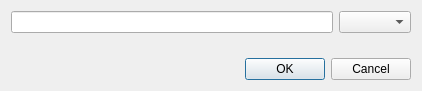
<?xml version="1.0" encoding="UTF-8"?>
<ui version="4.0">
 <class>CreateProperty</class>
 <widget class="QDialog" name="CreateProperty">
  <property name="geometry">
   <rect>
    <x>0</x>
    <y>0</y>
    <width>422</width>
    <height>91</height>
   </rect>
  </property>
  <property name="windowTitle">
   <string>Dialog</string>
  </property>
  <layout class="QVBoxLayout" name="verticalLayout_2">
   <item>
    <layout class="QHBoxLayout" name="horizontalLayout">
     <item>
      <widget class="QLineEdit" name="m_property_name_edit"/>
     </item>
     <item>
      <widget class="QComboBox" name="m_property_type_combobox"/>
     </item>
    </layout>
   </item>
   <item>
    <spacer name="verticalSpacer">
     <property name="orientation">
      <enum>Qt::Vertical</enum>
     </property>
     <property name="sizeHint" stdset="0">
      <size>
       <width>20</width>
       <height>40</height>
      </size>
     </property>
    </spacer>
   </item>
   <item>
    <widget class="QDialogButtonBox" name="m_buttons">
     <property name="orientation">
      <enum>Qt::Horizontal</enum>
     </property>
     <property name="standardButtons">
      <set>QDialogButtonBox::Cancel|QDialogButtonBox::Ok</set>
     </property>
    </widget>
   </item>
  </layout>
 </widget>
 <resources/>
 <connections>
  <connection>
   <sender>m_buttons</sender>
   <signal>accepted()</signal>
   <receiver>CreateProperty</receiver>
   <slot>accept()</slot>
   <hints>
    <hint type="sourcelabel">
     <x>248</x>
     <y>254</y>
    </hint>
    <hint type="destinationlabel">
     <x>157</x>
     <y>274</y>
    </hint>
   </hints>
  </connection>
  <connection>
   <sender>m_buttons</sender>
   <signal>rejected()</signal>
   <receiver>CreateProperty</receiver>
   <slot>reject()</slot>
   <hints>
    <hint type="sourcelabel">
     <x>316</x>
     <y>260</y>
    </hint>
    <hint type="destinationlabel">
     <x>286</x>
     <y>274</y>
    </hint>
   </hints>
  </connection>
 </connections>
</ui>
